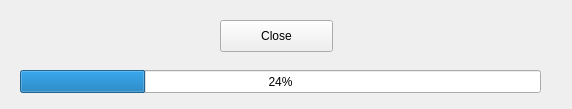
<?xml version="1.0" encoding="UTF-8"?>
<ui version="4.0">
 <class>ProgressionForm</class>
 <widget class="QWidget" name="ProgressionForm">
  <property name="geometry">
   <rect>
    <x>0</x>
    <y>0</y>
    <width>572</width>
    <height>109</height>
   </rect>
  </property>
  <property name="windowTitle">
   <string>Form</string>
  </property>
  <widget class="QProgressBar" name="progressBar">
   <property name="geometry">
    <rect>
     <x>20</x>
     <y>70</y>
     <width>521</width>
     <height>23</height>
    </rect>
   </property>
   <property name="value">
    <number>24</number>
   </property>
  </widget>
  <widget class="QPushButton" name="pushButton">
   <property name="geometry">
    <rect>
     <x>220</x>
     <y>20</y>
     <width>113</width>
     <height>32</height>
    </rect>
   </property>
   <property name="text">
    <string>Close</string>
   </property>
  </widget>
 </widget>
 <resources/>
 <connections/>
</ui>
